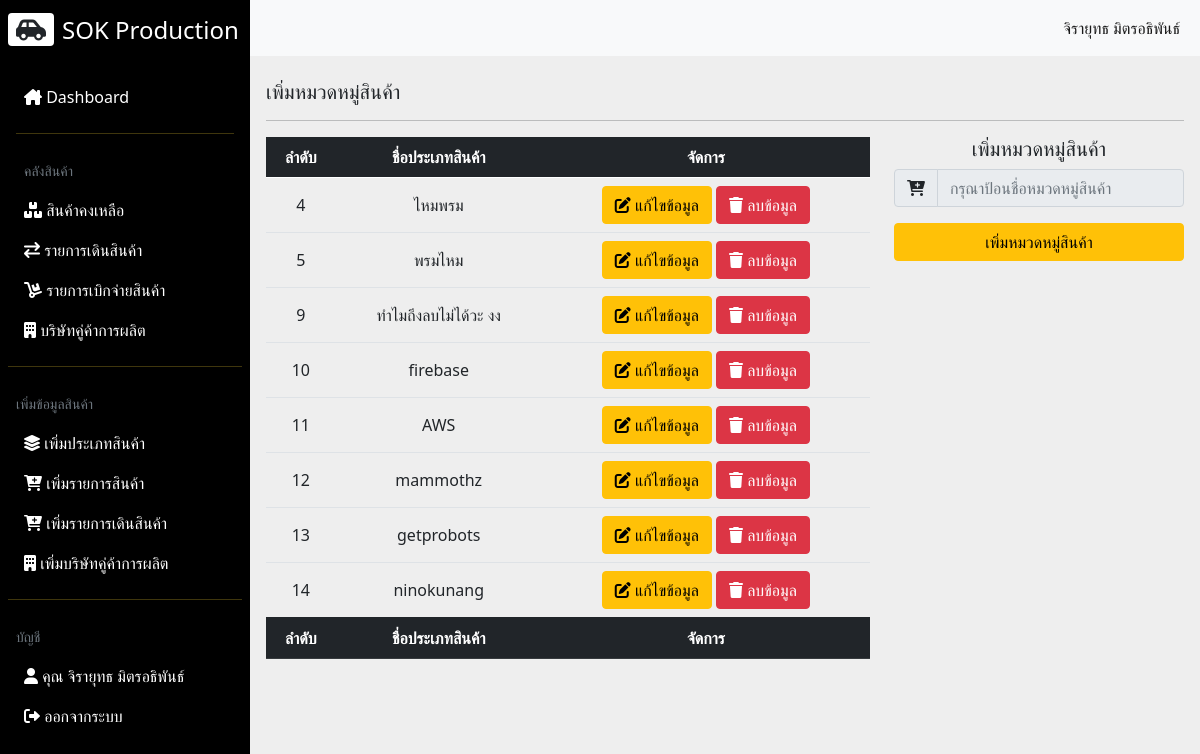
/addCategory.php (signed in), run on an earlier commit of the app's database.
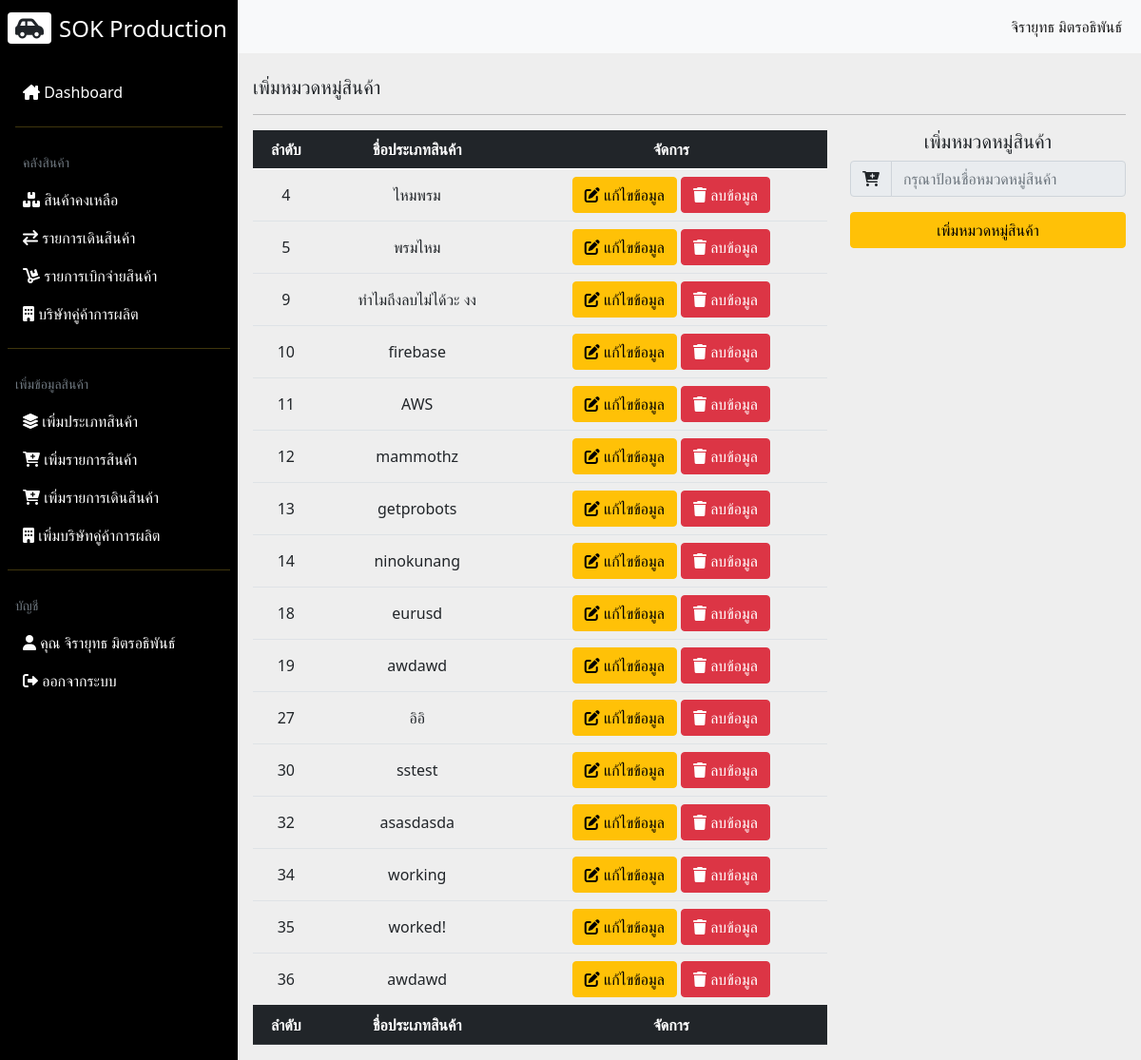
And on a later commit of the database.
### tables this page shows
CREATE TABLE `category` (
  `cate_id` int(11) NOT NULL,
  `cate_name` varchar(255) NOT NULL
);

### addCategory.php (the view, shortened to what this page needs)
<!DOCTYPE html>
<html lang="en">
<head>
  <link rel="stylesheet" href="css/all.min.css">
  <link rel="stylesheet" href="css/fontawesome.min.css">
  <link rel="stylesheet" href="css/bootstrap.min.css">
  <link rel="stylesheet" href="css/styles.css">
  <link rel="stylesheet" href="css/jquery.dataTables.min.css">
</head>
<body>
  <div class="main-container d-flex">
    <?php include("includes/menuNavbar.inc.php"); ?>
    <?php
    if($_SESSION['emp_level'] == 1) {
    ?>
    <div class="content">
      <nav class="navbar navbar-expand-md navbar-light bg-light">
        <div class="container-fluid">
          <div class="collapse navbar-collapse justify-content-end" id="navbarSupportedContent">
            <ul class="navbar-nav mb-2 mb-lg-0">
              <li class="nav-item">
                <a class="nav-link active" aria-current="page" href="#"><?= $_SESSION['emp_fname']; ?> <?= $_SESSION['emp_lname']; ?></a>
              </li>
            </ul>
          </div>
        </div>
      </nav>
      <div class="dashboard-content px-3 pt-4">
        <h2 class="fs-5"> เพิ่มหมวดหมู่สินค้า</h2>
        <hr>
        <div class="col-md-12">
          <div class="row">
            <div class="col-md-8">
              <div class="table-responsive">
                <table class="table align-middle table-hover " id="myTable">
                  <thead class="table-dark">
                    <tr>
                      <th class="text-center">ลำดับ</th>
                      <th class="text-center">ชื่อประเภทสินค้า</th>
                      <th class="text-center">จัดการ</th>
                    </tr>
                  </thead>
                  <tbody id="showcate" class="text-center">
                  <?php
                    include_once('config/db.php');
                    $sql = "SELECT * FROM `category`";
                    $query = mysqli_query($conn, $sql);
                    while($row = mysqli_fetch_array($query)) {
                    ?>
                    <tr id="<?= $row['cate_id']; ?>">
                      <td><?= $row['cate_id']; ?></td>
                      <td data-target="name"><?= $row['cate_name']; ?></td>
                      <td>
                        <a href="#" data-role="update" data-id="<?= $row['cate_id']; ?>" class="btn btn-warning"><i class="fa-solid fa-pen-to-square"></i> แก้ไขข้อมูล</a>
                        <a href="#" data-role="delete" data-id="<?= $row['cate_id']; ?>" class="btn btn-danger"><i class="fa-solid fa-trash"></i> ลบข้อมูล</a>
                      </td>
                    </tr>
                    <?php } ?>
                  </tbody>
                  <thead class="table-dark">
                    <tr>
                      <th class="text-center">ลำดับ</th>
                      <th class="text-center">ชื่อประเภทสินค้า</th>
                      <th class="text-center">จัดการ</th>
                    </tr>
                  </thead>
                </table>
              </div>
            </div>
            <div class="col-md-4">
              <h2 class="fs-5 text-center"> เพิ่มหมวดหมู่สินค้า</h2>
              <form action="#" method="post" id="frm">
                <div class="input-group mb-3">
                  <span class="input-group-text" id="cate_name"><i class="fa-solid fa-cart-plus"></i></span>
                  <input type="text" class="form-control" id="cate_name_input" placeholder="กรุณาป้อนชื่อหมวดหมู่สินค้า" aria-label="Username" aria-describedby="cate_name">
                </div>
                <div class="d-grid gap-2">
                  <button class="btn btn-warning" id="add_cate">เพิ่มหมวดหมู่สินค้า</button>
                </div>
              </form>
            </div>
          </div>
        </div>
      </div>
    </div>
    <?php } else {
      echo '<script>alert("หน้าเพจนี้ได้สำหรับพนักงานจัดการคลังสินค้าเท่านั้น!");window.location.href = "index.php"</script>';
    } ?>
  </div>
</body>
</html>

What changed in the data, as far as the page shows it:
added category: cate_id "18", cate_name "eurusd"
added category: cate_id "19", cate_name "awdawd"
added category: cate_id "27", cate_name "อิอิ"
added category: cate_id "30", cate_name "sstest"
added category: cate_id "32", cate_name "asasdasda"
added category: cate_id "34", cate_name "working"
added category: cate_id "35", cate_name "worked!"
added category: cate_id "36", cate_name "awdawd"
